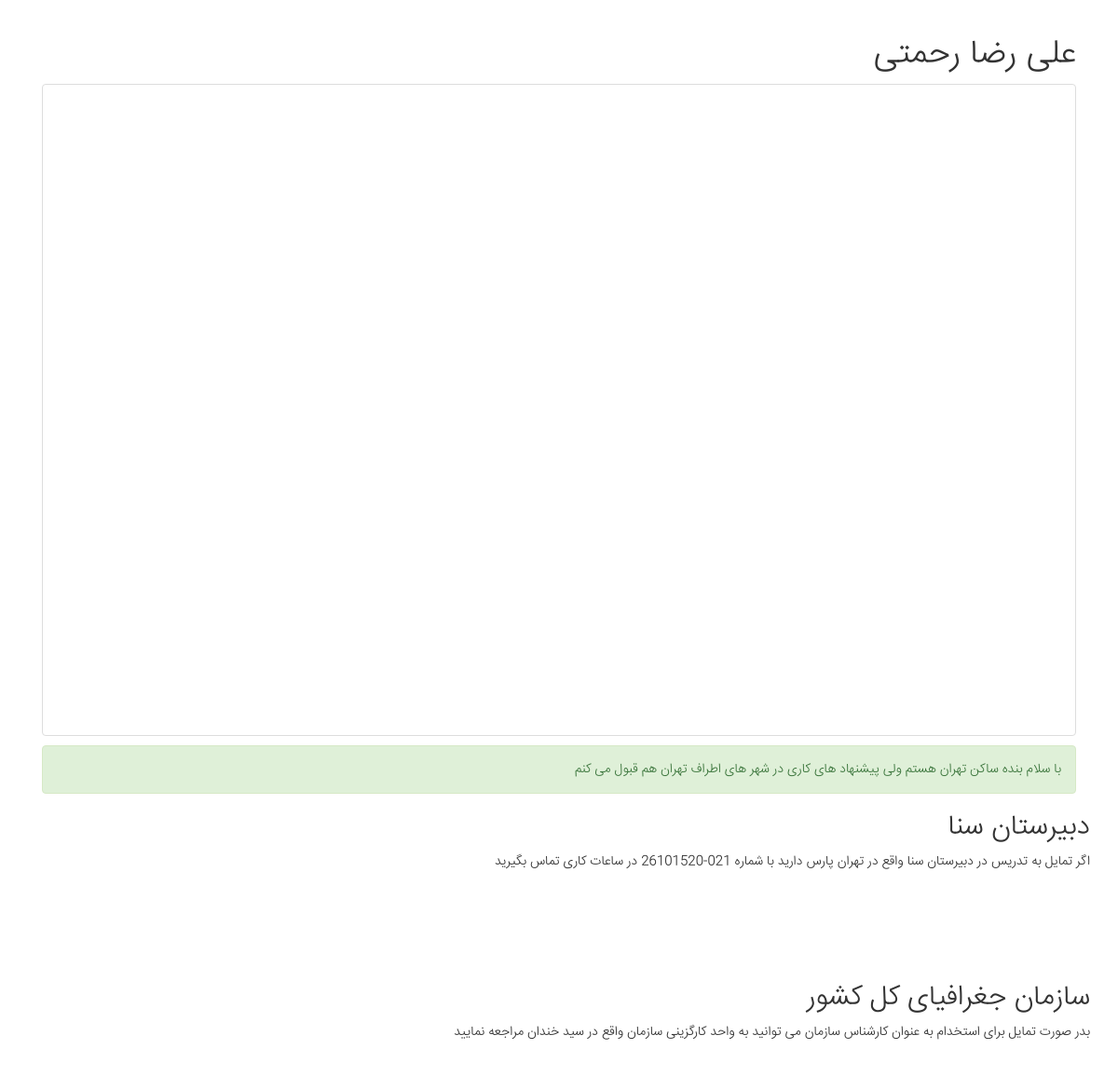
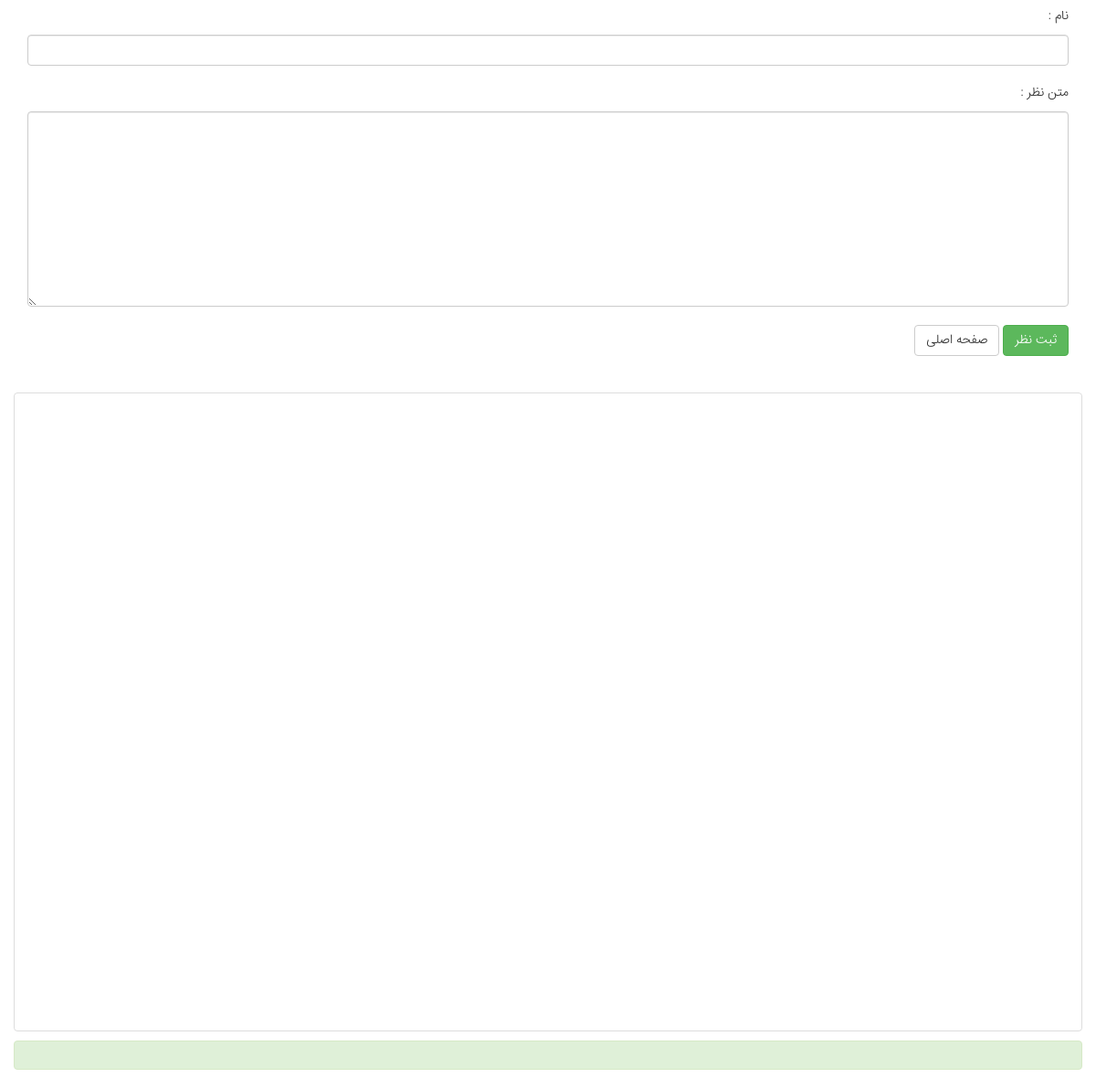
The page /post.php?id=1 on the database its author committed (2 pictures, top to bottom).
### tables this page shows
CREATE TABLE IF NOT EXISTS `post` (
  `post_ID` int(11) NOT NULL AUTO_INCREMENT,
  `filename` varchar(45) DEFAULT NULL,
  `filepath` varchar(45) DEFAULT NULL,
  `description` text,
  `post_title` varchar(45) DEFAULT NULL,
  PRIMARY KEY (`post_ID`)
);

CREATE TABLE IF NOT EXISTS `comment` (
  `comment_ID` int(11) NOT NULL AUTO_INCREMENT,
  `comment_name` varchar(45) DEFAULT NULL,
  `comment_body` text,
  `post_ID` int(11) NOT NULL,
  PRIMARY KEY (`comment_ID`),
  KEY `post_ID_idx` (`post_ID`)
);

### post.php (the view, shortened to what this page needs)
<?php include "mysqliconnection.php"; ?>
<?php
$id=$_GET["id"];
$result = $conn->query("SELECT * from post WHERE post_ID=".$id);
?>
<!DOCTYPE html>
<html>
<head>
	<link href="css/bootstrap.min.css" rel="stylesheet">
	<link href="css/custom.css" rel="stylesheet">
</head>
<body dir="rtl">
<div class="container"><br>
	<?php
	while ($row = $result->fetch_assoc()) {
		echo "<div class='col-lg-12 col-md-12 col-sm-12 col-xs-12'>";
		echo "<h1>";
		echo $row['post_title'];
		echo "</h1>";
		echo '<iframe class="img-thumbnail col-lg-12 col-md-12 col-sm-12 col-xs-12" id="iframepdf" style="height:700px;" src="http://localhost/proje/'.$row['filepath'].'"></iframe>';
		echo "<div class='alert alert-success col-lg-12 col-md-12 col-sm-12 col-xs-12' style='margin-top:10px'>";
		echo $row['description'];
		echo "</div>";
		echo "</div>";
	}
	?>
	<?php
	$result = $conn->query("SELECT * from comment WHERE post_ID=".$id);
	while ($row = $result->fetch_assoc()) {
		echo "<br><br><br><br><br><h2>";
		echo $row['comment_name'];
		echo "</h2>";
		echo "<div>";
		echo $row['comment_body'];
		echo "</div>";
	}
	?>
	<form method="post">
	<br><br><br>
		<p>نام : </p>
		<input type="text" name="cm_name" class="form-control text-right" >
		<br>
		<p>متن نظر : </p>
		<textarea rows="10" class="form-control" cols="35" name="cm_body"></textarea><br>
		<div>
		<input type="submit" value="ثبت نظر" class="btn btn-success" name="send"/>
		<a href="index.php" class="btn btn-default" style="margin:10px,0,0,0">صفحه اصلی</a>
		</div>
	</form>
<br>
</div>
<div class='col-lg-12 col-md-12 col-sm-12 col-xs-12'>
<iframe class="img-thumbnail col-lg-12 col-md-12 col-sm-12 col-xs-12" id="iframepdf" style="height:700px;" src="http://localhost/proje/'.$row['filepath'].'"></iframe>
<div class='alert alert-success col-lg-12 col-md-12 col-sm-12 col-xs-12' style='margin-top:10px'>
</div>
</div>
</body>
</html>

### css/custom.css (style rules this page uses)
* { font-family: "iransans"; }
a { color: darkgreen; }

### rows shown on the page
post: post_title "علی رضا رحمتی", description "با سلام بنده ساکن تهران هستم ولی پیشنهاد های کاری در شهر های اطراف تهران هم قبول می کنم"
comment: comment_name "دبیرستان سنا", comment_body "اگر تمایل به تدریس در دبیرستان سنا واقع در تهران پارس دارید با شماره 021-26101520 در ساعات کاری تماس بگیرید"
comment: comment_name "سازمان جغرافیای کل کشور", comment_body "بدر صورت تمایل برای استخدام به عنوان کارشناس سازمان می توانید به واحد کارگزینی سازمان واقع در سید خندان مراجعه نمایید"
